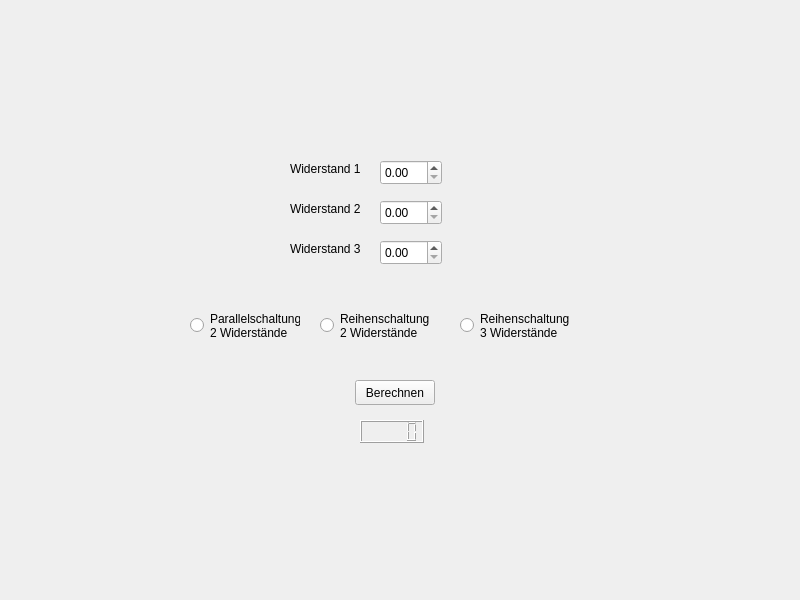
<?xml version="1.0" encoding="UTF-8"?>
<ui version="4.0">
 <class>Widget</class>
 <widget class="QWidget" name="Widget">
  <property name="geometry">
   <rect>
    <x>0</x>
    <y>0</y>
    <width>800</width>
    <height>600</height>
   </rect>
  </property>
  <property name="windowTitle">
   <string>Widget</string>
  </property>
  <widget class="QDoubleSpinBox" name="widerstand1">
   <property name="geometry">
    <rect>
     <x>380</x>
     <y>160</y>
     <width>62</width>
     <height>25</height>
    </rect>
   </property>
   <property name="maximum">
    <double>10000.000000000000000</double>
   </property>
  </widget>
  <widget class="QDoubleSpinBox" name="widerstand2">
   <property name="geometry">
    <rect>
     <x>380</x>
     <y>200</y>
     <width>62</width>
     <height>25</height>
    </rect>
   </property>
   <property name="maximum">
    <double>10000.000000000000000</double>
   </property>
  </widget>
  <widget class="QDoubleSpinBox" name="widerstand3">
   <property name="geometry">
    <rect>
     <x>380</x>
     <y>240</y>
     <width>62</width>
     <height>25</height>
    </rect>
   </property>
   <property name="maximum">
    <double>10000.000000000000000</double>
   </property>
  </widget>
  <widget class="QLabel" name="widerstand1Label">
   <property name="geometry">
    <rect>
     <x>290</x>
     <y>160</y>
     <width>81</width>
     <height>17</height>
    </rect>
   </property>
   <property name="text">
    <string>Widerstand 1</string>
   </property>
  </widget>
  <widget class="QLabel" name="widerstand2Label">
   <property name="geometry">
    <rect>
     <x>290</x>
     <y>200</y>
     <width>81</width>
     <height>17</height>
    </rect>
   </property>
   <property name="text">
    <string>Widerstand 2</string>
   </property>
  </widget>
  <widget class="QRadioButton" name="btnReihe2R">
   <property name="geometry">
    <rect>
     <x>320</x>
     <y>310</y>
     <width>110</width>
     <height>31</height>
    </rect>
   </property>
   <property name="text">
    <string>Reihenschaltung
2 Widerstände</string>
   </property>
  </widget>
  <widget class="QRadioButton" name="btnParallel2R">
   <property name="geometry">
    <rect>
     <x>190</x>
     <y>310</y>
     <width>110</width>
     <height>31</height>
    </rect>
   </property>
   <property name="text">
    <string>Parallelschaltung
2 Widerstände</string>
   </property>
  </widget>
  <widget class="QRadioButton" name="btnReihe3R">
   <property name="geometry">
    <rect>
     <x>460</x>
     <y>310</y>
     <width>110</width>
     <height>31</height>
    </rect>
   </property>
   <property name="text">
    <string>Reihenschaltung
3 Widerstände</string>
   </property>
  </widget>
  <widget class="QPushButton" name="berechnen">
   <property name="geometry">
    <rect>
     <x>355</x>
     <y>380</y>
     <width>80</width>
     <height>25</height>
    </rect>
   </property>
   <property name="text">
    <string>Berechnen</string>
   </property>
  </widget>
  <widget class="QLCDNumber" name="ergebnis">
   <property name="geometry">
    <rect>
     <x>360</x>
     <y>420</y>
     <width>64</width>
     <height>23</height>
    </rect>
   </property>
  </widget>
  <widget class="QLabel" name="widerstand3Label">
   <property name="geometry">
    <rect>
     <x>290</x>
     <y>240</y>
     <width>81</width>
     <height>17</height>
    </rect>
   </property>
   <property name="text">
    <string>Widerstand 3</string>
   </property>
  </widget>
 </widget>
 <resources/>
 <connections/>
</ui>
